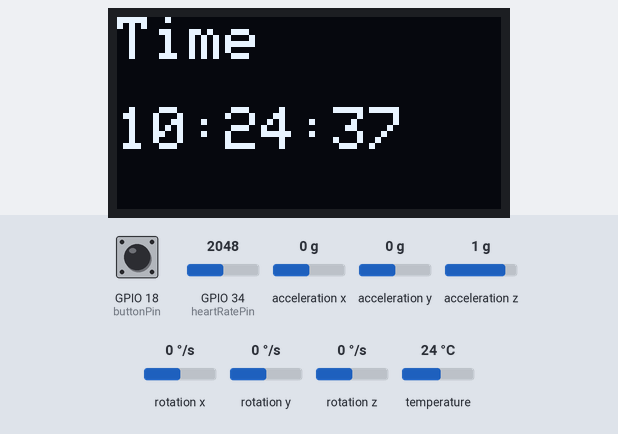
Bench run of a sketch on a simulated ESP32. On the bench: 128×64 one-colour display. Inputs (shaded band) come from the test bench; at power-on: GPIO 18 (buttonPin) HIGH, temperature 24 °C, GPIO 34 (heartRatePin) = 2048, acceleration x 0 g, acceleration y 0 g, acceleration z 1 g, rotation x 0 °/s, rotation y 0 °/s, rotation z 0 °/s. WiFi joins after 1.5 s; servers stay silent unless stated; the display library's start-up logo is not drawn; network time is answered at once with the bench clock; the local clock reads 2024-03-15 10:24:30 at power-on unless the sketch sets it; what the sketch prints to the serial monitor is not drawn.

Above: at 7.2 s.
7.3 s: GPIO 18 (buttonPin) pulled LOW for 0.15 s
At 7.9 s:
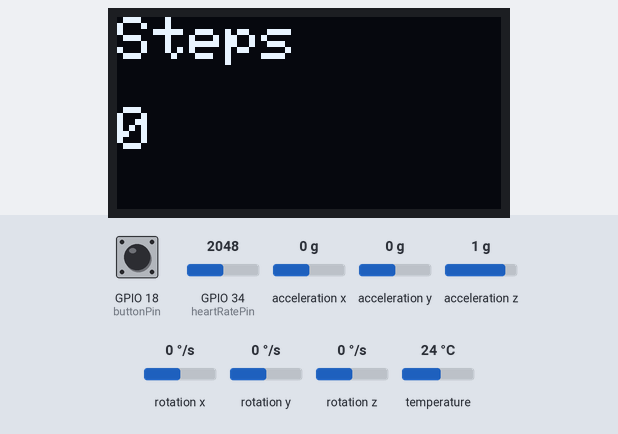
8.9 s: GPIO 18 (buttonPin) pulled LOW for 1 s
At 10.9 s:
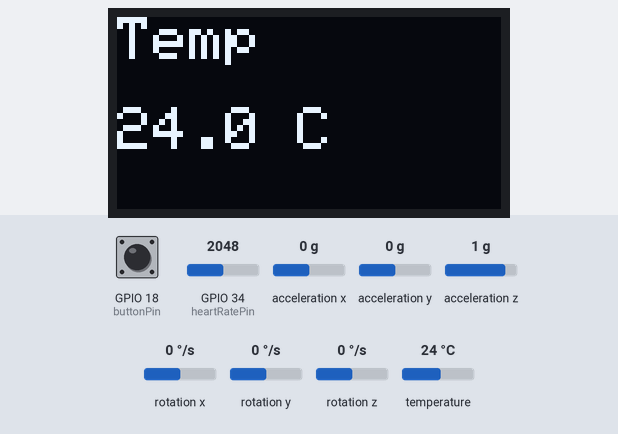
11.4 s: temperature set to 12 °C
At 12.6 s:
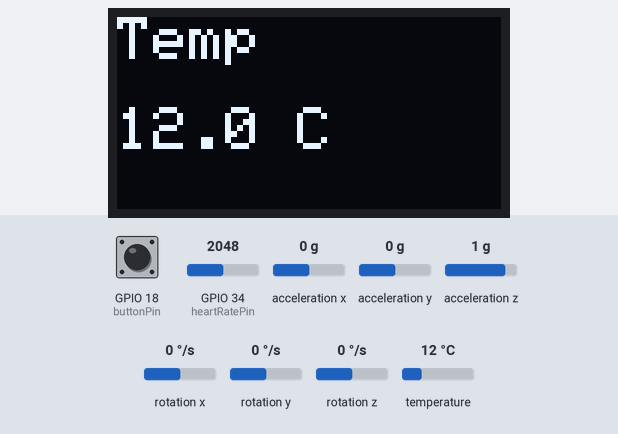
12.9 s: GPIO 18 (buttonPin) pulled LOW for 0.15 s
At 13.9 s:
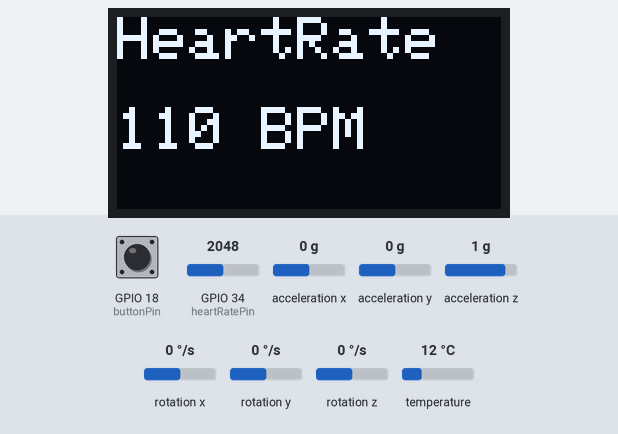
14.5 s: GPIO 34 (heartRatePin) set to 2121
At 17.0 s:
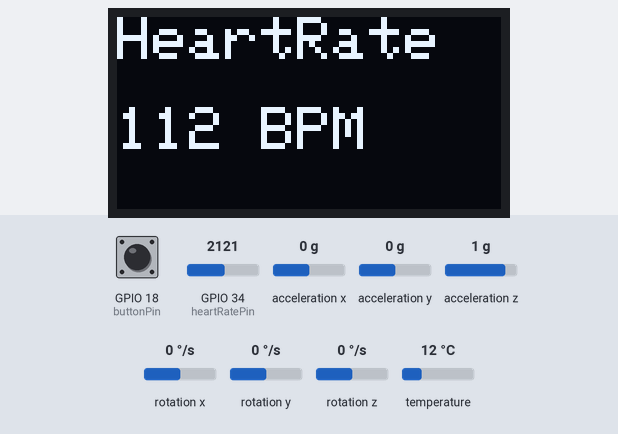
17.6 s: GPIO 18 (buttonPin) pulled LOW for 3.2 s
At 20.3 s:
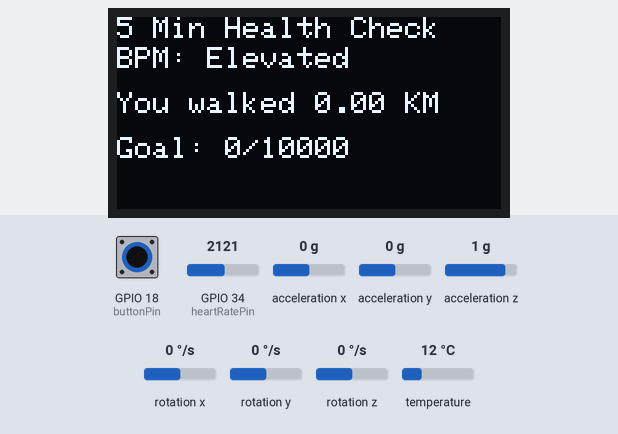
Timing chart, 0 to 21.8 s (numbered marks = the images above; inputs shaded):
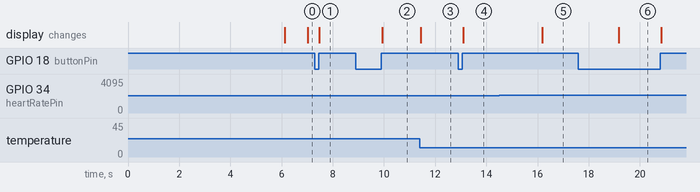

Measured:
- the behaviour switches between 2076 and 2077 on GPIO 34 (heartRatePin) (found by bisection; images 4 and 5)
- after the input at 7.3 s, the display: changes after 0.18 s (image 1)
- after the input at 8.9 s, the display: changes after 1.0 s (image 2)
- after the input at 11.4 s, the display: changes at once (image 3)
- after the input at 12.9 s, the display: changes after 0.19 s (image 4)
- after the input at 14.5 s, the display: changes after 1.7 s (image 5)
- after the input at 17.6 s, the display: changes after 1.6 s (image 6)

The sketch:

smart_watch_project.ino
```cpp
#include <Wire.h>
#include <Adafruit_GFX.h>
#include <Adafruit_SSD1306.h>
#include <WiFi.h>
#include <WebServer.h>
#include <MPU6050.h>
#include <NTPClient.h>
#include <WiFiUdp.h>
#include <time.h>

#define SCREEN_WIDTH 128
#define SCREEN_HEIGHT 64
#define OLED_RESET -1

Adafruit_SSD1306 display(SCREEN_WIDTH, SCREEN_HEIGHT, &Wire, OLED_RESET);

// MPU6050 object
MPU6050 mpu;

// WiFi Credentials
const char* ssid = "Dialog 4G 434";
const char* password = "7Fd1B4d1";

WebServer server(80);  // For ESP32

const float gyroThreshold = 1.0;
const float accelThreshold = 1.3;
const float fallThreshold = 2.5;  // Adjust this threshold for fall detection
const float alpha = 0.8;
int stepCount = 0;
bool stepDetected = false;
const int stepsGoal = 10000;  // Define a step goal

// Emergency notification variables
bool fallDetected = false;
unsigned long fallDetectionTime = 0;
const unsigned long fallBlinkInterval = 1000; // Blink interval in milliseconds
const int blinkCount = 5;

// Debounce delay for step detection
const unsigned long debounceDelay = 800;
unsigned long lastStepTime = 0;

float filteredGyroZ = 0.0;
float temperature = 0.0;

// NTP Client to get time
WiFiUDP ntpUDP;
NTPClient timeClient(ntpUDP, "pool.ntp.org", 19800, 60000);

// Heart Rate Sensor Pin
const int heartRatePin = 34;
int heartRateValue = 0;
int heartRateSum = 0;
int heartRateCount = 0;
unsigned long healthCheckStartTime = 0;

// Timing for heart rate readings
unsigned long lastHeartRateTime = 0;
const unsigned long heartRateInterval = 5000;
const unsigned long healthCheckInterval = 300000; // 5 minutes in milliseconds

// Button pin
const int buttonPin = 18;
int screenIndex = 0;
unsigned long lastButtonPressTime = 0;
const unsigned long buttonDebounceDelay = 200;

// Notification center flag
bool notificationCenterActive = false;
unsigned long buttonPressStartTime = 0;
const unsigned long longPressDuration = 1500;  // 1.5 seconds for long press

void handleRoot() {
    server.sendHeader("Access-Control-Allow-Origin", "*");
    String response = "{\"stepCount\": " + String(stepCount) +
                      ", \"temperature\": " + String(temperature, 1) +
                      ", \"heartRate\": " + String(heartRateValue) +
                      ", \"time\": \"" + timeClient.getFormattedTime() +
                      "\", \"fallDetected\": " + String(fallDetected ? "true" : "false") +
                      ", \"warning\": " + String(fallDetected ? "true" : "false") + "}";
    server.send(200, "application/json", response);
}

void updateOledDisplay() {
    display.clearDisplay();
    display.setTextSize(2);
    display.setTextColor(SSD1306_WHITE);

    if (notificationCenterActive) {
        // Notification Center Display
        display.setTextSize(1);
        display.setCursor(0, 0);
        display.print("5 Min Health Check");
        display.setCursor(0, 10);

        // BPM condition display
        if (heartRateValue < 60) {
            display.print("BPM: Bradycardia");
        } else if (heartRateValue <= 100) {
            display.print("BPM: Normal");
        } else if (heartRateValue <= 120) {
            display.print("BPM: Elevated");
        } else if (heartRateValue <= 150) {
            display.print("BPM: High Tachycardia");
        } else {
            display.print("BPM: Very High");
        }

        // Steps converted to kilometers
        float km = stepCount * 0.0008; // Assume 1 step = 0.8 meters
        display.setCursor(0, 25);
        display.print("You walked ");
        display.print(km, 2);
        display.print(" KM");

        // Step goal progress
        display.setCursor(0, 40);
        display.print("Goal: ");
        display.print(stepCount);
        display.print("/");
        display.print(stepsGoal);
    } else {
        // Normal screen based on screenIndex
        if (fallDetected) {
            display.setCursor(0, 0);
            display.setTextSize(1);
            display.print("Fall Detected");
            display.setCursor(0, 30);
            display.setTextSize(2);
            display.print("Dialing..");
        } else {
            // Display regular info based on the current screen index
            if (screenIndex == 1) {
                display.setCursor(0, 0);
                display.print("Steps ");
                display.setCursor(0, 30);
                display.print(stepCount);
            } else if (screenIndex == 2) {
                display.setCursor(0, 0);
                display.print("Temp");
                display.setCursor(0, 30);
                display.print(temperature, 1);
                display.print(" C");
            } else if (screenIndex == 3) {
                display.setCursor(0, 0);
                display.print("HeartRate");
                display.setCursor(0, 30);
                display.print(heartRateValue);
                display.print(" BPM");
            } else if (screenIndex == 0) {
                display.setCursor(0, 0);
                display.print("Time");
                display.setCursor(0, 30);
                display.print(timeClient.getFormattedTime());
            }
        }
    }

    display.display();
}

void setup() {
    Serial.begin(115200);
    Wire.begin(); // Initialize I2C communication for ESP32

    // Initialize MPU6050
    mpu.initialize();
    if (!mpu.testConnection()) {
        Serial.println("MPU6050 connection failed!");
        while (1);
    }

    // Initialize OLED display
    if (!display.begin(SSD1306_SWITCHCAPVCC, 0x3C)) {
        Serial.println("OLED initialization failed!");
        while (1);
    }
    display.display();
    delay(2000);
    display.clearDisplay();

    // Initialize WiFi
    WiFi.begin(ssid, password);
    Serial.print("Connecting to WiFi ");
    while (WiFi.status() != WL_CONNECTED) {
        delay(1000);
        Serial.print(".");
    }
    Serial.println("\nConnected to WiFi");
    Serial.print("IP Address: ");
    Serial.println(WiFi.localIP());

    // Initialize NTP Client
    timeClient.begin();

    // Start the web server
    server.on("/", HTTP_GET, handleRoot);
    server.begin();

    // Setup button pin
    pinMode(buttonPin, INPUT_PULLUP); // Set button pin as input with pull-up resistor

    delay(2000); // Pause for 2 seconds
}

void loop() {
    server.handleClient();
    timeClient.update();  // Update the NTP time

    unsigned long currentMillis = millis();

    // Read gyroscope and accelerometer values from the MPU6050
    int16_t gx, gy, gz, ax, ay, az;
    mpu.getRotation(&gx, &gy, &gz);
    mpu.getAcceleration(&ax, &ay, &az);

    float gyroZ = gz / 131.0;
    float accelMagnitude = sqrt(ax * ax + ay * ay + az * az) / 16384.0;

    // Get temperature from the MPU6050
    temperature = (mpu.getTemperature() / 340.00) + 36.53; // Convert to degrees Celsius

    // Update heart rate value every 5 seconds
    if (currentMillis - lastHeartRateTime >= heartRateInterval) {
        lastHeartRateTime = currentMillis;

        // Read heart rate sensor value
        heartRateValue = analogRead(heartRatePin);
        heartRateValue = map(heartRateValue, 0, 4095, 40, 180); // Adjust according to your sensor

        heartRateSum += heartRateValue;
        heartRateCount++;
    }

    // Handle 5-minute health check
    if (currentMillis - healthCheckStartTime >= healthCheckInterval) {
        heartRateValue = heartRateSum / heartRateCount;  // Calculate average BPM
        heartRateSum = 0;
        heartRateCount = 0;
        healthCheckStartTime = currentMillis;  // Reset health check start time
    }

    // Button press handling for long press and cycling through screens
    if (digitalRead(buttonPin) == LOW) {  // Button is pressed
        if (buttonPressStartTime == 0) {  // First press
            buttonPressStartTime = currentMillis;
        } else if (currentMillis - buttonPressStartTime > longPressDuration) {
            notificationCenterActive = true;  // Activate notification center on long press
            updateOledDisplay();
        }
    } else {  // Button released
        if (buttonPressStartTime > 0 && (currentMillis - buttonPressStartTime < longPressDuration)) {
            // Short press: cycle through screens
            screenIndex = (screenIndex + 1) % 4;
        }
        buttonPressStartTime = 0;
        notificationCenterActive = false;  // Deactivate notification center after release
        updateOledDisplay();
    }

    // Only proceed with step detection if there is significant motion
    if (accelMagnitude > accelThreshold) {
        filteredGyroZ = alpha * filteredGyroZ + (1.0 - alpha) * gyroZ;

        if (abs(filteredGyroZ) > gyroThreshold) {
            if (!stepDetected && (currentMillis - lastStepTime) > debounceDelay) {
                stepCount++;
                stepDetected = true;
                lastStepTime = currentMillis;

                Serial.println("Step detected!");
                Serial.print("Step count: ");
                Serial.println(stepCount);
            }
        } else {
            stepDetected = false;
        }

        // Fall detection logic
        if (accelMagnitude > fallThreshold) {
            fallDetected = true;
            fallDetectionTime = currentMillis; // Record time of fall detection
            Serial.println("Fall detected!");
            updateOledDisplay();
        }
    } else {
        stepDetected = false;
    }

    // Blink warning on the web interface if a fall is detected
    if (fallDetected) {
        if (currentMillis - fallDetectionTime <= blinkCount * fallBlinkInterval) {
            server.send(200, "application/json", "{\"fallDetected\": true}"); // Notify web
        } else {
            fallDetected = false; // Reset fall detection after blink duration
            server.send(200, "application/json", "{\"fallDetected\": false}"); // Clear warning
        }
    }

    // Update OLED display if not in notification center mode
    if (!notificationCenterActive && millis() - lastButtonPressTime > 200) {
        updateOledDisplay();
    }
}
```
